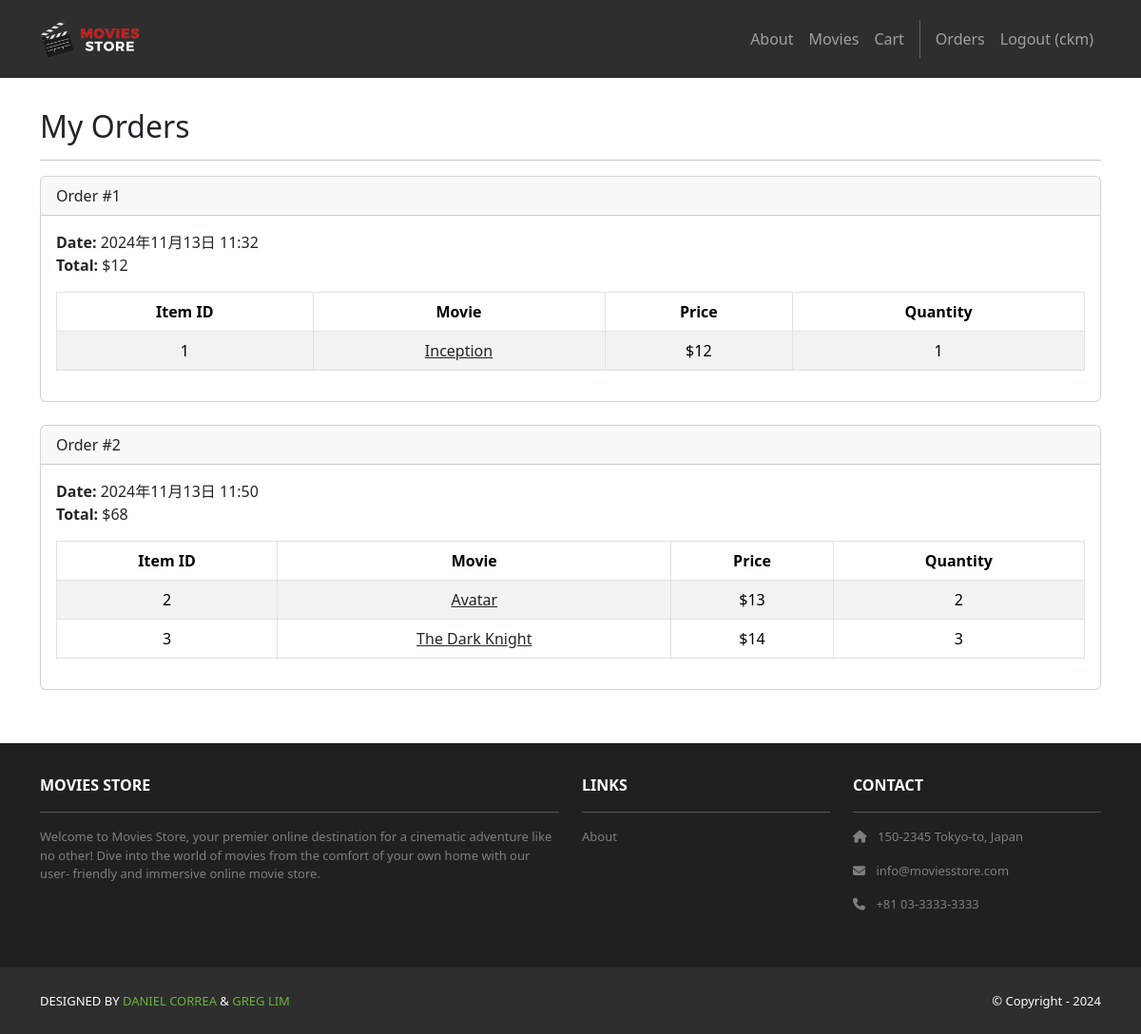
Page /accounts/orders/ (signed in) on the committed database.
### cart/models.py (models this page shows, shortened)
class Order(models.Model):
    id = models.AutoField(primary_key=True)
    total = models.IntegerField()
    date = models.DateTimeField(auto_now_add=True)
    user = models.ForeignKey(User,
                             on_delete=models.CASCADE)

class Item(models.Model):
    id = models.AutoField(primary_key=True)
    price = models.IntegerField()
    quantity = models.IntegerField()
    order = models.ForeignKey(Order,
                              on_delete=models.CASCADE)
    movie = models.ForeignKey(Movie,
                              on_delete=models.CASCADE)

### movies/models.py (models this page shows, shortened)
class Movie(models.Model):
    id = models.AutoField(primary_key=True)
    name = models.CharField(max_length=255)
    price = models.IntegerField()
    description = models.TextField()
    image = models.ImageField(upload_to='movie_images/')

### accounts/views.py (the view)
# urls.py: path('orders/', views.orders, name='accounts.orders'),
@login_required
def orders(request):
    template_data = {}
    template_data['title'] = 'Orders'
    template_data['orders'] = request.user.order_set.all()
    return render(request, 'accounts/orders.html',
                  {'template_data': template_data})

### accounts/templates/accounts/orders.html
{% extends 'base.html' %}
{% block content %}
<div class="p-3">
    <div class="container">
        <div class="row mt-3">
            <div class="col mx-auto mb-3">
                <h2>My Orders</h2>
                <hr />
                {% for order in template_data.orders %}
                <div class="card mb-4">
                    <div class="card-header">
                        Order #{{ order.id }}
                    </div>
                    <div class="card-body">
                        <b>Date:</b> {{ order.date }}<br />
                        <b>Total:</b> ${{ order.total }}<br />
                        <table class="table table-bordered table-striped text-center mt-3">
                            <thead>
                                <tr>
                                    <th scope="col">Item ID</th>
                                    <th scope="col">Movie</th>
                                    <th scope="col">Price</th>
                                    <th scope="col">Quantity</th>
                                </tr>
                            </thead>
                            <tbody>
                                {% for item in order.item_set.all %}
                                <tr>
                                    <td>{{ item.movie.id }}</td>
                                    <td>
                                        <a class="link-dark" href="{% url 'movies.show' id=item.movie.id %}">
                                            {{ item.movie.name }}
                                        </a>
                                    </td>
                                    <td>${{ item.movie.price }}</td>
                                    <td>{{ item.quantity }}</td>
                                </tr>
                                {% endfor %}
                            </tbody>
                        </table>
                    </div>
                </div>
                {% endfor %}
            </div>
        </div>
    </div>
</div>
{% endblock content %}

### moviesstore/templates/base.html (shortened to what this page needs)
<!DOCTYPE html>
<html>
{% load static %}
<head>
    <link href="https://cdn.jsdelivr.net/npm/bootstrap@5.3.3/
dist/css/bootstrap.min.css" rel="stylesheet">
    <link rel="stylesheet" href="https://cdnjs.cloudflare.com/
ajax/libs/font-awesome/6.1.1/css/all.min.css">
    <link rel="stylesheet" type="text/css" href="{% static 'css/style.css' %}">
</head>
<body>
    <nav class="p-3 navbar bg-dark navbar-expand-lg" data-bs-theme="dark">
        <div class="container">
            <a class="navbar-brand" href="{% url 'home.index' %}">
                <img src="{% static 'img/logo.png' %}" alt="logo" height="40" />
            </a>
            <div class="collapse navbar-collapse" id="navbarNavAltMarkup">
                <div class="navbar-nav ms-auto navbar-ml">
                    <a class="nav-link" href="{% url 'home.about' %}">About</a>
                    <a class="nav-link" href="{% url 'movies.index' %}">Movies</a>
                    <a class="nav-link" href="{% url 'cart.index' %}">Cart</a>
                    {% if user.is_authenticated %}
                    <a class="nav-link" href="{% url 'accounts.orders' %}">Orders</a>
                    <a class="nav-link" href="{% url 'accounts.logout' %}">Logout ({{user.username}})</a>
                    {% else %}
                    <a class="nav-link" href="{% url 'accounts.login' %}">Login</a>
                    <a class="nav-link" href="{% url 'accounts.signup' %}">Sign Up</a>
                    {% endif %}
                </div>
            </div>
        </div>
    </nav>
    <div>
        {% block content %}
        {% endblock content %}
    </div>
    <section class="p-3 ms-footer d-none d-md-block">
        <div class="container">
            <div class="row mt-3 text-white">
                <div class="col-md-6 col-lg-6 col-xl-6
        mx-auto mb-4">
                    <b>MOVIES STORE</b>
                    <hr />
                    <p>
                        Welcome to Movies Store, your premier online
                        destination for a cinematic adventure like no
                        other! Dive into the world of movies from the
                        comfort of your own home with our user-
                        friendly and immersive online movie store.
                    </p>
                </div>
                <div class="col-md-3 col-lg-3 col-xl-3 mx-auto mb-4">
                    <b>LINKS</b>
                    <hr />
                    <p><a class="nav-link" href="{% url 'home.about' %}">
                            About
                        </a></p>
                </div>
                <div class="col-md-3 col-lg-3 col-xl-3 mx-auto mb-4">
                    <b>CONTACT</b>
                    <hr />
                    <p><i class="fas fa-home me-2"></i>
                        150-2345 Tokyo-to, Japan
                    </p>
                    <p><i class="fas fa-envelope me-2"></i>
                        info@moviesstore.com
                    </p>
                    <p><i class="fas fa-phone me-2"></i>
                        +81 03-3333-3333
                    </p>
                </div>
            </div>
        </div>
    </section>
    <section class="p-3 ms-footer-bottom bg-dark">
        <div class="container d-flex justify-content-between">
            <div class="me-5 text-white">
                <span>DESIGNED BY
                    <a href="https://www.x.com/danielgarax" target="_blank">DANIEL CORREA</a> &
                    <a href="https://www.x.com/greglim81" target="_blank">GREG LIM</a>
                </span>
            </div>
            <div class="text-white">
                <span>© Copyright - 2024</span>
            </div>
        </div>
    </section>
</body>
</html>

### moviesstore/static/css/style.css (style rules this page uses)
.bg-dark { background-color: #2E2E2E !important; }
.ms-footer { background-color: #202020; }
.ms-footer p { color: #7F7F7F; font-size: 13px; }
.ms-footer-bottom span { font-size: 13px; line-height: 38px; }
.ms-footer-bottom a { color: #6ab43e; text-decoration: none; }

### rows in the picture
Order: id "1", date "2024年11月13日 11:32", total "12"
Item: movie.id "1", movie.name "Inception", movie.price "12", quantity "1"
Order: id "2", date "2024年11月13日 11:50", total "68"
Item: movie.id "2", movie.name "Avatar", movie.price "13", quantity "2"
Item: movie.id "3", movie.name "The Dark Knight", movie.price "14", quantity "3"

### other values in the picture
{{ user.username }} "ckm"
